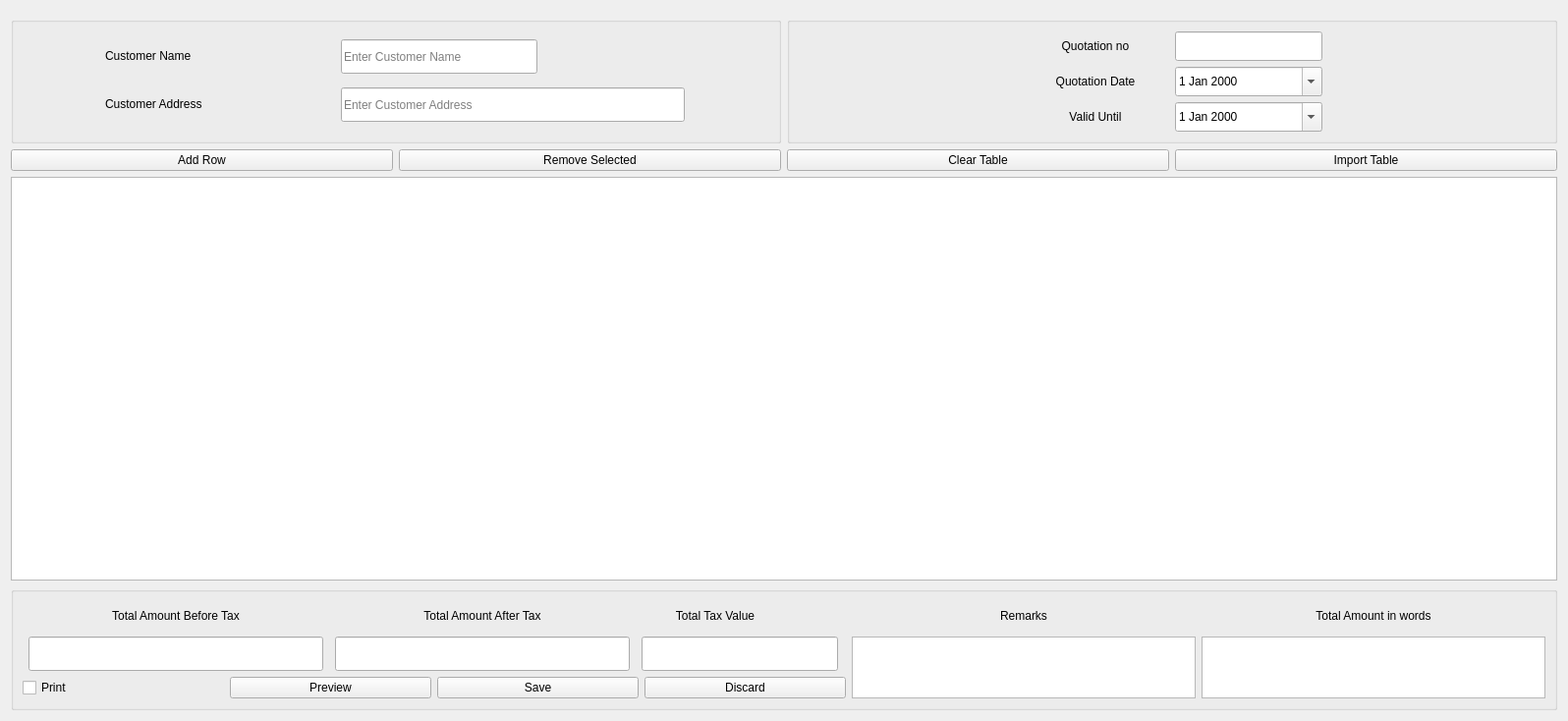
<?xml version="1.0" encoding="UTF-8"?>
<ui version="4.0">
 <class>quotation</class>
 <widget class="QWidget" name="quotation">
  <property name="geometry">
   <rect>
    <x>0</x>
    <y>0</y>
    <width>1596</width>
    <height>734</height>
   </rect>
  </property>
  <property name="sizePolicy">
   <sizepolicy hsizetype="Expanding" vsizetype="Preferred">
    <horstretch>0</horstretch>
    <verstretch>0</verstretch>
   </sizepolicy>
  </property>
  <property name="windowTitle">
   <string>Form</string>
  </property>
  <layout class="QGridLayout" name="gridLayout_6">
   <item row="0" column="0" colspan="2">
    <widget class="Header" name="widget" native="true"/>
   </item>
   <item row="1" column="0">
    <widget class="QGroupBox" name="groupBox">
     <property name="title">
      <string/>
     </property>
     <property name="checkable">
      <bool>false</bool>
     </property>
     <layout class="QGridLayout" name="gridLayout">
      <item row="0" column="1">
       <widget class="QLineEdit" name="customerNameValue">
        <property name="sizePolicy">
         <sizepolicy hsizetype="Fixed" vsizetype="Fixed">
          <horstretch>0</horstretch>
          <verstretch>0</verstretch>
         </sizepolicy>
        </property>
        <property name="minimumSize">
         <size>
          <width>200</width>
          <height>35</height>
         </size>
        </property>
        <property name="maximumSize">
         <size>
          <width>16777215</width>
          <height>16777215</height>
         </size>
        </property>
        <property name="placeholderText">
         <string>Enter Customer Name</string>
        </property>
       </widget>
      </item>
      <item row="1" column="1">
       <widget class="QLineEdit" name="customerAddressValue">
        <property name="sizePolicy">
         <sizepolicy hsizetype="Fixed" vsizetype="Fixed">
          <horstretch>0</horstretch>
          <verstretch>0</verstretch>
         </sizepolicy>
        </property>
        <property name="minimumSize">
         <size>
          <width>350</width>
          <height>35</height>
         </size>
        </property>
        <property name="maximumSize">
         <size>
          <width>16777215</width>
          <height>16777215</height>
         </size>
        </property>
        <property name="placeholderText">
         <string>Enter Customer Address</string>
        </property>
       </widget>
      </item>
      <item row="1" column="0">
       <widget class="QLabel" name="customerAddressLabel">
        <property name="sizePolicy">
         <sizepolicy hsizetype="Fixed" vsizetype="Fixed">
          <horstretch>0</horstretch>
          <verstretch>0</verstretch>
         </sizepolicy>
        </property>
        <property name="minimumSize">
         <size>
          <width>150</width>
          <height>30</height>
         </size>
        </property>
        <property name="text">
         <string>Customer Address</string>
        </property>
       </widget>
      </item>
      <item row="0" column="0">
       <widget class="QLabel" name="customerNameLabel">
        <property name="sizePolicy">
         <sizepolicy hsizetype="Fixed" vsizetype="Fixed">
          <horstretch>0</horstretch>
          <verstretch>0</verstretch>
         </sizepolicy>
        </property>
        <property name="minimumSize">
         <size>
          <width>150</width>
          <height>30</height>
         </size>
        </property>
        <property name="text">
         <string>Customer Name</string>
        </property>
        <property name="alignment">
         <set>Qt::AlignLeading|Qt::AlignLeft|Qt::AlignVCenter</set>
        </property>
       </widget>
      </item>
     </layout>
    </widget>
   </item>
   <item row="1" column="1">
    <widget class="QGroupBox" name="groupBox_2">
     <property name="title">
      <string/>
     </property>
     <property name="checkable">
      <bool>false</bool>
     </property>
     <layout class="QGridLayout" name="gridLayout_7">
      <item row="0" column="0">
       <layout class="QGridLayout" name="gridLayout_4">
        <item row="0" column="0">
         <widget class="QLabel" name="billNoLabel">
          <property name="sizePolicy">
           <sizepolicy hsizetype="Fixed" vsizetype="Preferred">
            <horstretch>0</horstretch>
            <verstretch>0</verstretch>
           </sizepolicy>
          </property>
          <property name="minimumSize">
           <size>
            <width>150</width>
            <height>30</height>
           </size>
          </property>
          <property name="text">
           <string>Quotation no</string>
          </property>
          <property name="alignment">
           <set>Qt::AlignCenter</set>
          </property>
         </widget>
        </item>
        <item row="0" column="1">
         <widget class="QLineEdit" name="quotationNoValue">
          <property name="sizePolicy">
           <sizepolicy hsizetype="Minimum" vsizetype="Fixed">
            <horstretch>0</horstretch>
            <verstretch>0</verstretch>
           </sizepolicy>
          </property>
          <property name="minimumSize">
           <size>
            <width>150</width>
            <height>30</height>
           </size>
          </property>
          <property name="readOnly">
           <bool>true</bool>
          </property>
         </widget>
        </item>
        <item row="1" column="0">
         <widget class="QLabel" name="billDatelabel">
          <property name="sizePolicy">
           <sizepolicy hsizetype="Fixed" vsizetype="Preferred">
            <horstretch>0</horstretch>
            <verstretch>0</verstretch>
           </sizepolicy>
          </property>
          <property name="minimumSize">
           <size>
            <width>150</width>
            <height>30</height>
           </size>
          </property>
          <property name="text">
           <string>Quotation Date</string>
          </property>
          <property name="alignment">
           <set>Qt::AlignCenter</set>
          </property>
         </widget>
        </item>
        <item row="1" column="1">
         <widget class="QDateEdit" name="quotationDateValue">
          <property name="sizePolicy">
           <sizepolicy hsizetype="Fixed" vsizetype="Fixed">
            <horstretch>0</horstretch>
            <verstretch>0</verstretch>
           </sizepolicy>
          </property>
          <property name="minimumSize">
           <size>
            <width>150</width>
            <height>30</height>
           </size>
          </property>
          <property name="calendarPopup">
           <bool>true</bool>
          </property>
         </widget>
        </item>
        <item row="2" column="0">
         <widget class="QLabel" name="billDatelabel_2">
          <property name="sizePolicy">
           <sizepolicy hsizetype="Fixed" vsizetype="Preferred">
            <horstretch>0</horstretch>
            <verstretch>0</verstretch>
           </sizepolicy>
          </property>
          <property name="minimumSize">
           <size>
            <width>150</width>
            <height>30</height>
           </size>
          </property>
          <property name="text">
           <string>Valid Until</string>
          </property>
          <property name="alignment">
           <set>Qt::AlignCenter</set>
          </property>
         </widget>
        </item>
        <item row="2" column="1">
         <widget class="QDateEdit" name="validUntilValue">
          <property name="sizePolicy">
           <sizepolicy hsizetype="Fixed" vsizetype="Fixed">
            <horstretch>0</horstretch>
            <verstretch>0</verstretch>
           </sizepolicy>
          </property>
          <property name="minimumSize">
           <size>
            <width>150</width>
            <height>30</height>
           </size>
          </property>
          <property name="calendarPopup">
           <bool>true</bool>
          </property>
         </widget>
        </item>
       </layout>
      </item>
     </layout>
    </widget>
   </item>
   <item row="2" column="0" colspan="2">
    <layout class="QHBoxLayout" name="horizontalLayout_2">
     <item>
      <widget class="QPushButton" name="addButton">
       <property name="sizePolicy">
        <sizepolicy hsizetype="Minimum" vsizetype="Fixed">
         <horstretch>0</horstretch>
         <verstretch>35</verstretch>
        </sizepolicy>
       </property>
       <property name="text">
        <string>Add Row</string>
       </property>
      </widget>
     </item>
     <item>
      <widget class="QPushButton" name="removeButton">
       <property name="sizePolicy">
        <sizepolicy hsizetype="Minimum" vsizetype="Fixed">
         <horstretch>0</horstretch>
         <verstretch>35</verstretch>
        </sizepolicy>
       </property>
       <property name="text">
        <string>Remove Selected</string>
       </property>
      </widget>
     </item>
     <item>
      <widget class="QPushButton" name="clearButton">
       <property name="sizePolicy">
        <sizepolicy hsizetype="Minimum" vsizetype="Fixed">
         <horstretch>0</horstretch>
         <verstretch>35</verstretch>
        </sizepolicy>
       </property>
       <property name="text">
        <string>Clear Table</string>
       </property>
      </widget>
     </item>
     <item>
      <widget class="QPushButton" name="importButton">
       <property name="sizePolicy">
        <sizepolicy hsizetype="Minimum" vsizetype="Fixed">
         <horstretch>0</horstretch>
         <verstretch>35</verstretch>
        </sizepolicy>
       </property>
       <property name="text">
        <string>Import Table</string>
       </property>
      </widget>
     </item>
    </layout>
   </item>
   <item row="3" column="0" colspan="2">
    <widget class="TableWidget" name="quotationTable"/>
   </item>
   <item row="4" column="0" colspan="2">
    <widget class="QGroupBox" name="groupBox_3">
     <property name="sizePolicy">
      <sizepolicy hsizetype="Expanding" vsizetype="Fixed">
       <horstretch>0</horstretch>
       <verstretch>0</verstretch>
      </sizepolicy>
     </property>
     <property name="minimumSize">
      <size>
       <width>0</width>
       <height>40</height>
      </size>
     </property>
     <property name="maximumSize">
      <size>
       <width>16777215</width>
       <height>150</height>
      </size>
     </property>
     <property name="title">
      <string/>
     </property>
     <property name="checkable">
      <bool>false</bool>
     </property>
     <layout class="QGridLayout" name="gridLayout_5">
      <item row="0" column="0">
       <layout class="QGridLayout" name="gridLayout_3">
        <item row="0" column="0">
         <widget class="QLabel" name="beforeTaxLabel">
          <property name="sizePolicy">
           <sizepolicy hsizetype="Fixed" vsizetype="Fixed">
            <horstretch>0</horstretch>
            <verstretch>0</verstretch>
           </sizepolicy>
          </property>
          <property name="minimumSize">
           <size>
            <width>300</width>
            <height>30</height>
           </size>
          </property>
          <property name="text">
           <string>Total Amount Before Tax</string>
          </property>
          <property name="alignment">
           <set>Qt::AlignCenter</set>
          </property>
         </widget>
        </item>
        <item row="0" column="1">
         <widget class="QLabel" name="afterTaxLabel">
          <property name="sizePolicy">
           <sizepolicy hsizetype="Fixed" vsizetype="Fixed">
            <horstretch>0</horstretch>
            <verstretch>0</verstretch>
           </sizepolicy>
          </property>
          <property name="minimumSize">
           <size>
            <width>300</width>
            <height>30</height>
           </size>
          </property>
          <property name="text">
           <string>Total Amount After Tax</string>
          </property>
          <property name="alignment">
           <set>Qt::AlignCenter</set>
          </property>
         </widget>
        </item>
        <item row="0" column="2">
         <widget class="QLabel" name="taxValueLabel">
          <property name="sizePolicy">
           <sizepolicy hsizetype="Fixed" vsizetype="Fixed">
            <horstretch>0</horstretch>
            <verstretch>0</verstretch>
           </sizepolicy>
          </property>
          <property name="minimumSize">
           <size>
            <width>150</width>
            <height>30</height>
           </size>
          </property>
          <property name="text">
           <string>Total Tax Value</string>
          </property>
          <property name="alignment">
           <set>Qt::AlignCenter</set>
          </property>
         </widget>
        </item>
        <item row="1" column="0">
         <widget class="QLineEdit" name="beforeTaxValue">
          <property name="sizePolicy">
           <sizepolicy hsizetype="Fixed" vsizetype="Fixed">
            <horstretch>0</horstretch>
            <verstretch>0</verstretch>
           </sizepolicy>
          </property>
          <property name="minimumSize">
           <size>
            <width>300</width>
            <height>35</height>
           </size>
          </property>
          <property name="readOnly">
           <bool>true</bool>
          </property>
         </widget>
        </item>
        <item row="1" column="1">
         <widget class="QLineEdit" name="afterTaxValue">
          <property name="sizePolicy">
           <sizepolicy hsizetype="Fixed" vsizetype="Fixed">
            <horstretch>0</horstretch>
            <verstretch>0</verstretch>
           </sizepolicy>
          </property>
          <property name="minimumSize">
           <size>
            <width>300</width>
            <height>35</height>
           </size>
          </property>
          <property name="readOnly">
           <bool>true</bool>
          </property>
         </widget>
        </item>
        <item row="1" column="2">
         <widget class="QLineEdit" name="taxValue">
          <property name="sizePolicy">
           <sizepolicy hsizetype="Fixed" vsizetype="Fixed">
            <horstretch>0</horstretch>
            <verstretch>0</verstretch>
           </sizepolicy>
          </property>
          <property name="minimumSize">
           <size>
            <width>200</width>
            <height>35</height>
           </size>
          </property>
          <property name="readOnly">
           <bool>true</bool>
          </property>
         </widget>
        </item>
       </layout>
      </item>
      <item row="0" column="1" rowspan="2">
       <layout class="QGridLayout" name="gridLayout_2">
        <item row="0" column="0">
         <widget class="QLabel" name="remarksLabel">
          <property name="minimumSize">
           <size>
            <width>150</width>
            <height>30</height>
           </size>
          </property>
          <property name="text">
           <string>Remarks</string>
          </property>
          <property name="alignment">
           <set>Qt::AlignCenter</set>
          </property>
         </widget>
        </item>
        <item row="0" column="1">
         <widget class="QLabel" name="amountWordLabel">
          <property name="minimumSize">
           <size>
            <width>150</width>
            <height>30</height>
           </size>
          </property>
          <property name="text">
           <string>Total Amount in words</string>
          </property>
          <property name="alignment">
           <set>Qt::AlignCenter</set>
          </property>
         </widget>
        </item>
        <item row="1" column="0">
         <widget class="QTextEdit" name="remarksValue">
          <property name="sizePolicy">
           <sizepolicy hsizetype="Fixed" vsizetype="Fixed">
            <horstretch>0</horstretch>
            <verstretch>0</verstretch>
           </sizepolicy>
          </property>
          <property name="minimumSize">
           <size>
            <width>350</width>
            <height>40</height>
           </size>
          </property>
         </widget>
        </item>
        <item row="1" column="1">
         <widget class="QTextEdit" name="amountWordsValue">
          <property name="sizePolicy">
           <sizepolicy hsizetype="Fixed" vsizetype="Fixed">
            <horstretch>0</horstretch>
            <verstretch>0</verstretch>
           </sizepolicy>
          </property>
          <property name="minimumSize">
           <size>
            <width>350</width>
            <height>40</height>
           </size>
          </property>
         </widget>
        </item>
       </layout>
      </item>
      <item row="1" column="0">
       <layout class="QHBoxLayout" name="horizontalLayout">
        <item>
         <widget class="QCheckBox" name="printCheckBox">
          <property name="sizePolicy">
           <sizepolicy hsizetype="Expanding" vsizetype="Fixed">
            <horstretch>0</horstretch>
            <verstretch>35</verstretch>
           </sizepolicy>
          </property>
          <property name="text">
           <string>Print</string>
          </property>
         </widget>
        </item>
        <item>
         <widget class="QPushButton" name="previewButton">
          <property name="sizePolicy">
           <sizepolicy hsizetype="Expanding" vsizetype="Fixed">
            <horstretch>0</horstretch>
            <verstretch>35</verstretch>
           </sizepolicy>
          </property>
          <property name="text">
           <string>Preview</string>
          </property>
         </widget>
        </item>
        <item>
         <widget class="QPushButton" name="saveButton">
          <property name="sizePolicy">
           <sizepolicy hsizetype="Expanding" vsizetype="Fixed">
            <horstretch>0</horstretch>
            <verstretch>35</verstretch>
           </sizepolicy>
          </property>
          <property name="text">
           <string>Save</string>
          </property>
         </widget>
        </item>
        <item>
         <widget class="QPushButton" name="discardButton">
          <property name="sizePolicy">
           <sizepolicy hsizetype="Expanding" vsizetype="Fixed">
            <horstretch>0</horstretch>
            <verstretch>35</verstretch>
           </sizepolicy>
          </property>
          <property name="text">
           <string>Discard</string>
          </property>
         </widget>
        </item>
       </layout>
      </item>
     </layout>
    </widget>
   </item>
  </layout>
 </widget>
 <customwidgets>
  <customwidget>
   <class>Header</class>
   <extends>QWidget</extends>
   <header location="global">_widgets.header</header>
   <container>1</container>
  </customwidget>
  <customwidget>
   <class>TableWidget</class>
   <extends>QTableWidget</extends>
   <header>_widgets.utils</header>
  </customwidget>
 </customwidgets>
 <resources/>
 <connections/>
</ui>
